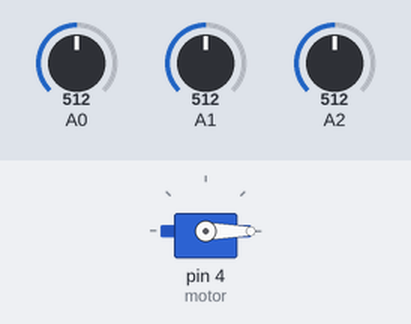
Recording of a sketch running on a simulated Arduino Uno, built with avr-gcc and run on an emulated ATmega328P. Shown: servo. The inputs (shaded band) are chosen by the test bench; at power-on: A0 = 512, A1 = 512, A2 = 512.

Above: at 1.2 s.
1.3 s: A0 set to 791
2.8 s: A0 set to 809
At 3.4 s:
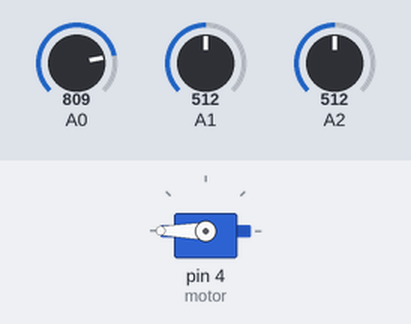
4.3 s: A1 set to 801
6.1 s: A1 set to 823
At 7.3 s:
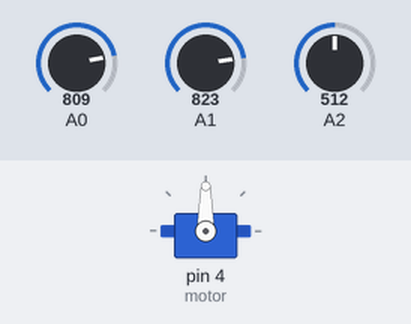
7.8 s: A1 set to 790
At 9.0 s:
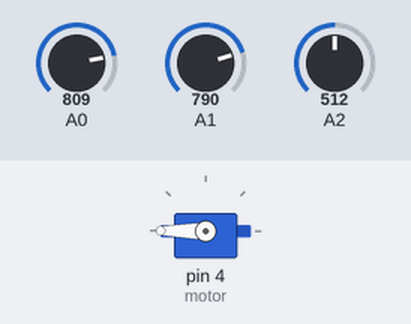
9.9 s: A1 set to 810
At 11.8 s:
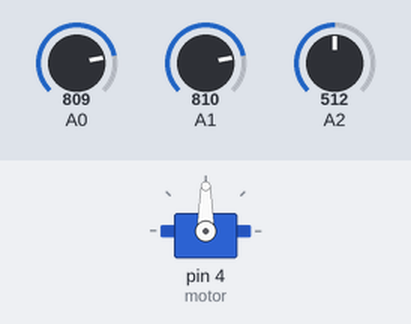
Timing chart, 0 to 13.0 s (numbered marks = the images above; inputs shaded):
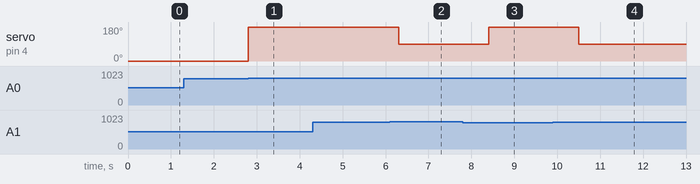

Measured:
- the behaviour switches between 799 and 800 on A0 (found by bisection; images 0 and 1)
- the behaviour switches between 809 and 810 on A1 (found by bisection; images 1 and 2)
- after the input at 1.3 s, every drawn part: stays the same
- after the input at 2.8 s, servo on pin 4 (motor): 0° → 180° at once
- after the input at 4.3 s, every drawn part: stays the same
- after the input at 6.1 s, servo on pin 4 (motor): 180° → 90° after 0.20 s
- after the input at 7.8 s, servo on pin 4 (motor): 90° → 180° after 0.60 s
- after the input at 9.9 s, servo on pin 4 (motor): 180° → 90° after 0.60 s

The sketch:

mandatory_03.ino
```cpp
#include <Servo.h>

Servo motor;

void setup() {
  motor.attach(4); // first motor
  motor.write(0); // second motor
}

void loop() {
  // read analog values from the three sensors
  int lightValue1 = analogRead(A0);
  int lightValue2 = analogRead(A1);
  int lightValue3 = analogRead(A2);

  // find the maximum light value and corresponding sensor
  int maxLightValue = max(lightValue1, max(lightValue2, lightValue3));

  //motor continiously moves until we can determine where is the light source
  if (lightValue1 < 250 && lightValue2 < 250 && lightValue3 < 250) {
    motor.write(0);
    delay(700);
    motor.write(90);
    delay(700);
    motor.write(180);
    delay(700);
    motor.write(90);
    delay(700);
  }

//show which sensor is closest to light source
  if (maxLightValue >= 800) {
	if (maxLightValue == lightValue1) {
	// turn motor towards sensor 1 (right one on the breadboard)
	motor.write(180);
	}
	else if (maxLightValue == lightValue2) {
	// turn motor towards sensor 2 (middle one on the breadboard)
	motor.write(90);
	}
	else {
	// turn motor towards sensor 3 (left one on the breadboard)
	motor.write(0);
	}

  delay(700);  // delay before checking again
  }
}
```
